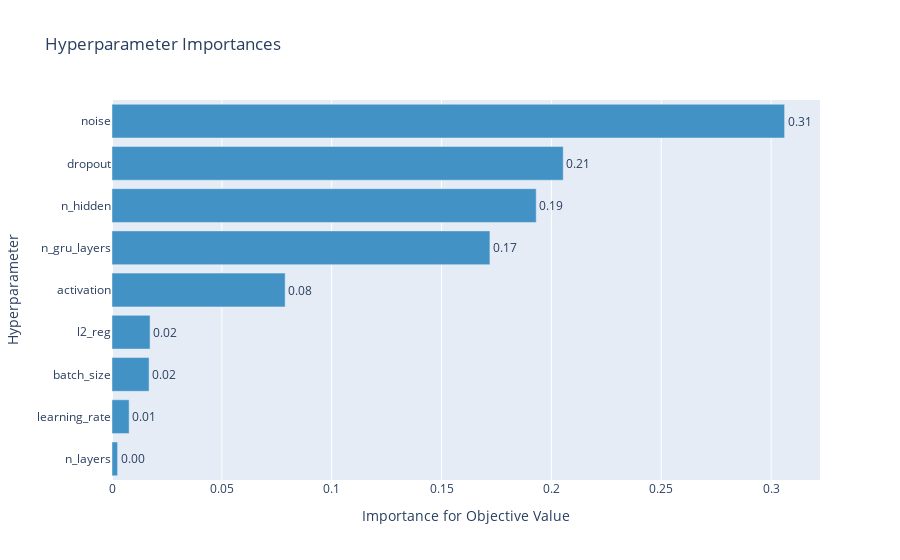

Notebook code cell kept with this figure:
### Code cell
optuna.visualization.plot_param_importances(study)

### Figure 1 — Plotly figure (JSON) as saved in the notebook; plotly's stock layout.template omitted (floating-point values rounded to 4 significant figures)
{"data": [{"cliponaxis": false, "hovertemplate": ["n_layers (IntUniformDistribution): 0.0025534229427132227<extra></extra>", "learning_rate (LogUniformDistribution): 0.007797169346574159<extra></extra>", "batch_size (IntUniformDistribution): 0.016871354050729107<extra></extra>", "l2_reg (UniformDistribution): 0.01732296736440085<extra></extra>", "activation (CategoricalDistribution): 0.07881440302818594<extra></extra>", "n_gru_layers (IntUniformDistribution): 0.17201354308397995<extra></extra>", "n_hidden (IntUniformDistribution): 0.19309507735221565<extra></extra>", "dropout (UniformDistribution): 0.2053897340419546<extra></extra>", "noise (UniformDistribution): 0.3061423287892466<extra></extra>"], "marker": {"color": "rgb(66,146,198)"}, "orientation": "h", "text": ["0.0025534229427132227", "0.007797169346574159", "0.016871354050729107", "0.01732296736440085", "0.07881440302818594", "0.17201354308397995", "0.19309507735221565", "0.2053897340419546", "0.3061423287892466"], "textposition": "outside", "texttemplate": "%{text:.2f}", "type": "bar", "x": [0.002553, 0.007797, 0.01687, 0.01732, 0.07881, 0.172, 0.1931, 0.2054, 0.3061], "y": ["n_layers", "learning_rate", "batch_size", "l2_reg", "activation", "n_gru_layers", "n_hidden", "dropout", "noise"]}], "layout": {"showlegend": false, "title": {"text": "Hyperparameter Importances"}, "xaxis": {"title": {"text": "Importance for Objective Value"}}, "yaxis": {"title": {"text": "Hyperparameter"}}}}
